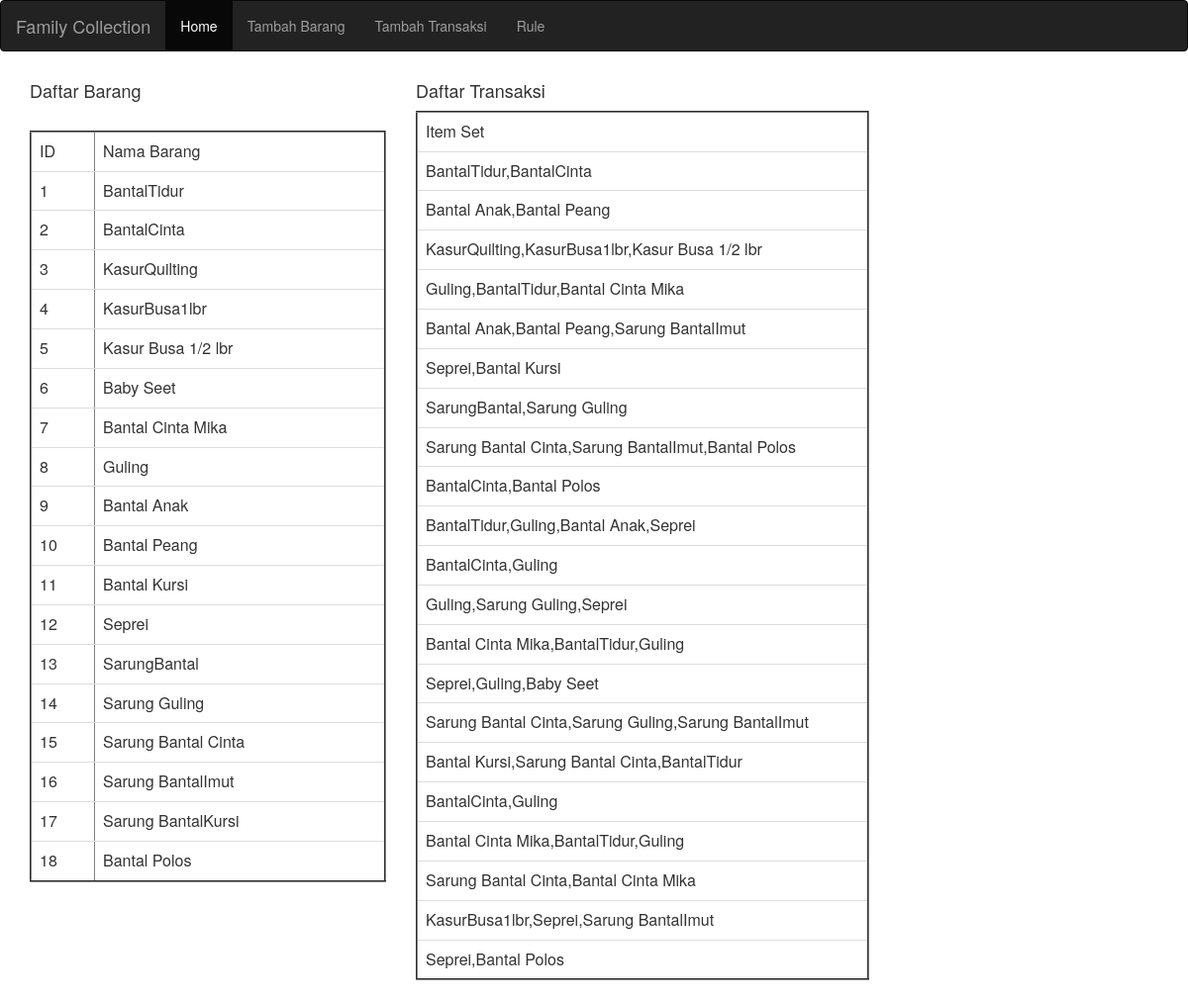
The page / on the database its author committed.
### tables this page shows
CREATE TABLE `daftar_barang` (
  `id_barang` int(10) NOT NULL,
  `nama_barang` varchar(100) NOT NULL
);

### index.php (the view, shortened to what this page needs)
<html>
<head>
  <link href="bootstrap-3.3.7-dist/css/bootstrap.min.css" rel="stylesheet"text="text/css">
		<?php
		include_once ("koneksi.php");
		$sql = "SELECT id_barang, nama_barang FROM daftar_barang";
			$result = $con->query($sql);
		?>
</head>
<body style="background-color:#FFFFFF">
<nav class="navbar navbar-inverse ">
  <div class="container-fluid">
    <div class="navbar-header">
      <a class="navbar-brand" href="index.php">Family Collection</a>
    </div>
    <ul class="nav navbar-nav">
      <li class="active"><a href="index.php">Home</a></li>
      <li><a href="tambah.php">Tambah Barang</a></li>
      <li><a href="transakasi.php">Tambah Transaksi</a></li>
      <li><a href="rule.php">Rule</a></li>
    </ul>
	</div></nav>
  <div class="container">
		<div class="row">
  	  <div class="col-sm-4" style="background-color:#FFFFFF">
		<h4>Daftar Barang</h4>
		<div>
		<table class="table" border="2">
		<tr><td> ID</td><td> Nama Barang</td></tr><br>
		<?php
			if ($result->num_rows > 0) {
				while($row = $result->fetch_assoc()) {
					echo "<div><tr><td> " . $row["id_barang"]. " </td><td>" . $row["nama_barang"]. "</td></tr></div>";
				}
			}
		?></table>
		</div>
	  </div>
	  <div class="col-sm-5" style="background-color:#FFFFFF">
		<h4>Daftar Transaksi</h4>
		<div>
		<table class="table" border="2">
		<tr><td>Item Set</td></tr>
		<?php
			if ($result = $con->query("select group_concat(daftar_barang.nama_barang separator ',')
    from transaksi left join daftar_barang
	 on (transaksi.id_barang = daftar_barang.id_barang)
	 group by transaksi.id_trnsksi", MYSQLI_USE_RESULT)) {
	while ($b = $result->fetch_row()) {
		echo"<tr><td>$b[0]</td></tr>";
	}
}
		?>
		</table>
		</div>
	  </div>
	  </div>
	  </div>
</body>
</html>

### rows shown on the page
daftar_barang: id_barang "1", nama_barang "BantalTidur"
daftar_barang: id_barang "2", nama_barang "BantalCinta"
daftar_barang: id_barang "3", nama_barang "KasurQuilting"
daftar_barang: id_barang "4", nama_barang "KasurBusa1lbr"
daftar_barang: id_barang "5", nama_barang "Kasur Busa 1/2 lbr"
daftar_barang: id_barang "6", nama_barang "Baby Seet"
daftar_barang: id_barang "7", nama_barang "Bantal Cinta Mika"
daftar_barang: id_barang "8", nama_barang "Guling"
daftar_barang: id_barang "9", nama_barang "Bantal Anak"
daftar_barang: id_barang "10", nama_barang "Bantal Peang"
daftar_barang: id_barang "11", nama_barang "Bantal Kursi"
daftar_barang: id_barang "12", nama_barang "Seprei"
daftar_barang: id_barang "13", nama_barang "SarungBantal"
daftar_barang: id_barang "14", nama_barang "Sarung Guling"
daftar_barang: id_barang "15", nama_barang "Sarung Bantal Cinta"
daftar_barang: id_barang "16", nama_barang "Sarung BantalImut"
daftar_barang: id_barang "17", nama_barang "Sarung BantalKursi"
daftar_barang: id_barang "18", nama_barang "Bantal Polos"

### other values the page prints
$b[0] "BantalTidur,BantalCinta"
$b[0] "Bantal Anak,Bantal Peang"
$b[0] "KasurQuilting,KasurBusa1lbr,Kasur Busa 1/2 lbr"
$b[0] "Guling,BantalTidur,Bantal Cinta Mika"
$b[0] "Bantal Anak,Bantal Peang,Sarung BantalImut"
$b[0] "Seprei,Bantal Kursi"
$b[0] "SarungBantal,Sarung Guling"
$b[0] "Sarung Bantal Cinta,Sarung BantalImut,Bantal Polos"
$b[0] "BantalCinta,Bantal Polos"
$b[0] "BantalTidur,Guling,Bantal Anak,Seprei"
$b[0] "BantalCinta,Guling"
$b[0] "Guling,Sarung Guling,Seprei"
$b[0] "Bantal Cinta Mika,BantalTidur,Guling"
$b[0] "Seprei,Guling,Baby Seet"
$b[0] "Sarung Bantal Cinta,Sarung Guling,Sarung BantalImut"
